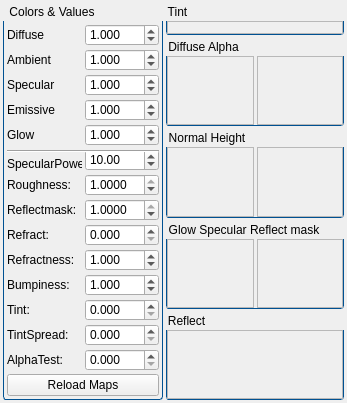
<?xml version="1.0" encoding="UTF-8"?>
<ui version="4.0">
 <class>GEW_MaterialEditorDialog</class>
 <widget class="QDialog" name="GEW_MaterialEditorDialog">
  <property name="geometry">
   <rect>
    <x>0</x>
    <y>0</y>
    <width>347</width>
    <height>398</height>
   </rect>
  </property>
  <property name="windowTitle">
   <string>Material Editor</string>
  </property>
  <property name="styleSheet">
   <string notr="true">QGroupBox
{
	background-color:transparent;
    border-bottom-left-radius: 3px;
    border-bottom-right-radius: 3px;
    border: 1px solid #005192;
    border-top: none;
    margin-top: 18px;
}
 
QGroupBox::title
{
	subcontrol-origin: margin;	
    background:url(:/assets/subWindowBackground);
    border-top-left-radius: 3px;
    border-top-right-radius: 3px;
    border: 1px solid #005192;
    border-bottom: none;
   background-color: qlineargradient(x1: 0, y1: 0, x2: 0, y2: 1, stop: 0 #005192, stop: 1 #002f60);
    padding: 2 5000 2 2; /* some large value, as QGrouBox actual width is not known */
    color: white; 
}
</string>
  </property>
  <layout class="QGridLayout" name="gridLayout">
   <property name="leftMargin">
    <number>3</number>
   </property>
   <property name="topMargin">
    <number>3</number>
   </property>
   <property name="rightMargin">
    <number>3</number>
   </property>
   <property name="bottomMargin">
    <number>3</number>
   </property>
   <property name="spacing">
    <number>3</number>
   </property>
   <item row="0" column="0" rowspan="5">
    <widget class="QGroupBox" name="groupBox_5">
     <property name="sizePolicy">
      <sizepolicy hsizetype="Preferred" vsizetype="Preferred">
       <horstretch>0</horstretch>
       <verstretch>0</verstretch>
      </sizepolicy>
     </property>
     <property name="maximumSize">
      <size>
       <width>160</width>
       <height>16777215</height>
      </size>
     </property>
     <property name="title">
      <string>Colors &amp;&amp; Values</string>
     </property>
     <property name="flat">
      <bool>true</bool>
     </property>
     <layout class="QGridLayout" name="gridLayout_2">
      <property name="leftMargin">
       <number>3</number>
      </property>
      <property name="topMargin">
       <number>3</number>
      </property>
      <property name="rightMargin">
       <number>3</number>
      </property>
      <property name="bottomMargin">
       <number>3</number>
      </property>
      <property name="spacing">
       <number>3</number>
      </property>
      <item row="3" column="1">
       <widget class="DoubleSpinBox" name="emissiveColorIntensity">
        <property name="sizePolicy">
         <sizepolicy hsizetype="Preferred" vsizetype="Fixed">
          <horstretch>0</horstretch>
          <verstretch>0</verstretch>
         </sizepolicy>
        </property>
        <property name="accelerated">
         <bool>true</bool>
        </property>
        <property name="decimals">
         <number>3</number>
        </property>
        <property name="maximum">
         <double>100.000000000000000</double>
        </property>
        <property name="singleStep">
         <double>0.001000000000000</double>
        </property>
        <property name="value">
         <double>1.000000000000000</double>
        </property>
       </widget>
      </item>
      <item row="0" column="1">
       <widget class="DoubleSpinBox" name="diffuseColorIntensity">
        <property name="sizePolicy">
         <sizepolicy hsizetype="Preferred" vsizetype="Fixed">
          <horstretch>0</horstretch>
          <verstretch>0</verstretch>
         </sizepolicy>
        </property>
        <property name="accelerated">
         <bool>true</bool>
        </property>
        <property name="decimals">
         <number>3</number>
        </property>
        <property name="maximum">
         <double>100.000000000000000</double>
        </property>
        <property name="singleStep">
         <double>0.001000000000000</double>
        </property>
        <property name="value">
         <double>1.000000000000000</double>
        </property>
       </widget>
      </item>
      <item row="4" column="1">
       <widget class="DoubleSpinBox" name="glowColorIntensity">
        <property name="sizePolicy">
         <sizepolicy hsizetype="Preferred" vsizetype="Fixed">
          <horstretch>0</horstretch>
          <verstretch>0</verstretch>
         </sizepolicy>
        </property>
        <property name="accelerated">
         <bool>true</bool>
        </property>
        <property name="decimals">
         <number>3</number>
        </property>
        <property name="maximum">
         <double>100.000000000000000</double>
        </property>
        <property name="singleStep">
         <double>0.001000000000000</double>
        </property>
        <property name="value">
         <double>1.000000000000000</double>
        </property>
       </widget>
      </item>
      <item row="6" column="1" rowspan="2">
       <widget class="DoubleSpinBox" name="specularPower">
        <property name="sizePolicy">
         <sizepolicy hsizetype="Minimum" vsizetype="Fixed">
          <horstretch>0</horstretch>
          <verstretch>0</verstretch>
         </sizepolicy>
        </property>
        <property name="accelerated">
         <bool>true</bool>
        </property>
        <property name="decimals">
         <number>2</number>
        </property>
        <property name="minimum">
         <double>0.000000000000000</double>
        </property>
        <property name="maximum">
         <double>100000.000000000000000</double>
        </property>
        <property name="singleStep">
         <double>0.010000000000000</double>
        </property>
        <property name="value">
         <double>10.000000000000000</double>
        </property>
       </widget>
      </item>
      <item row="7" column="0">
       <widget class="QLabel" name="label_7">
        <property name="sizePolicy">
         <sizepolicy hsizetype="Fixed" vsizetype="Fixed">
          <horstretch>0</horstretch>
          <verstretch>0</verstretch>
         </sizepolicy>
        </property>
        <property name="text">
         <string>SpecularPower:</string>
        </property>
       </widget>
      </item>
      <item row="8" column="0">
       <widget class="QLabel" name="label_8">
        <property name="sizePolicy">
         <sizepolicy hsizetype="Fixed" vsizetype="Fixed">
          <horstretch>0</horstretch>
          <verstretch>0</verstretch>
         </sizepolicy>
        </property>
        <property name="text">
         <string>Roughness:</string>
        </property>
       </widget>
      </item>
      <item row="5" column="0" rowspan="2" colspan="2">
       <widget class="Line" name="line">
        <property name="orientation">
         <enum>Qt::Horizontal</enum>
        </property>
       </widget>
      </item>
      <item row="1" column="1">
       <widget class="DoubleSpinBox" name="ambientColorIntensity">
        <property name="sizePolicy">
         <sizepolicy hsizetype="Preferred" vsizetype="Fixed">
          <horstretch>0</horstretch>
          <verstretch>0</verstretch>
         </sizepolicy>
        </property>
        <property name="accelerated">
         <bool>true</bool>
        </property>
        <property name="decimals">
         <number>3</number>
        </property>
        <property name="maximum">
         <double>100.000000000000000</double>
        </property>
        <property name="singleStep">
         <double>0.001000000000000</double>
        </property>
        <property name="value">
         <double>1.000000000000000</double>
        </property>
       </widget>
      </item>
      <item row="2" column="1">
       <widget class="DoubleSpinBox" name="specularColorIntensity">
        <property name="sizePolicy">
         <sizepolicy hsizetype="Preferred" vsizetype="Fixed">
          <horstretch>0</horstretch>
          <verstretch>0</verstretch>
         </sizepolicy>
        </property>
        <property name="accelerated">
         <bool>true</bool>
        </property>
        <property name="decimals">
         <number>3</number>
        </property>
        <property name="maximum">
         <double>100.000000000000000</double>
        </property>
        <property name="singleStep">
         <double>0.001000000000000</double>
        </property>
        <property name="value">
         <double>1.000000000000000</double>
        </property>
       </widget>
      </item>
      <item row="12" column="1">
       <widget class="DoubleSpinBox" name="bumpiness">
        <property name="sizePolicy">
         <sizepolicy hsizetype="Minimum" vsizetype="Fixed">
          <horstretch>0</horstretch>
          <verstretch>0</verstretch>
         </sizepolicy>
        </property>
        <property name="accelerated">
         <bool>true</bool>
        </property>
        <property name="decimals">
         <number>3</number>
        </property>
        <property name="minimum">
         <double>-99.000000000000000</double>
        </property>
        <property name="maximum">
         <double>99.000000000000000</double>
        </property>
        <property name="singleStep">
         <double>0.001000000000000</double>
        </property>
        <property name="value">
         <double>1.000000000000000</double>
        </property>
       </widget>
      </item>
      <item row="8" column="1">
       <widget class="DoubleSpinBox" name="roughness">
        <property name="sizePolicy">
         <sizepolicy hsizetype="Minimum" vsizetype="Fixed">
          <horstretch>0</horstretch>
          <verstretch>0</verstretch>
         </sizepolicy>
        </property>
        <property name="accelerated">
         <bool>true</bool>
        </property>
        <property name="decimals">
         <number>4</number>
        </property>
        <property name="minimum">
         <double>0.000000000000000</double>
        </property>
        <property name="maximum">
         <double>1.000000000000000</double>
        </property>
        <property name="singleStep">
         <double>0.000100000000000</double>
        </property>
        <property name="value">
         <double>1.000000000000000</double>
        </property>
       </widget>
      </item>
      <item row="9" column="0">
       <widget class="QLabel" name="label_14">
        <property name="sizePolicy">
         <sizepolicy hsizetype="Fixed" vsizetype="Fixed">
          <horstretch>0</horstretch>
          <verstretch>0</verstretch>
         </sizepolicy>
        </property>
        <property name="text">
         <string>Reflectmask:</string>
        </property>
       </widget>
      </item>
      <item row="18" column="1">
       <widget class="DoubleSpinBox" name="alphaTest">
        <property name="sizePolicy">
         <sizepolicy hsizetype="Minimum" vsizetype="Fixed">
          <horstretch>0</horstretch>
          <verstretch>0</verstretch>
         </sizepolicy>
        </property>
        <property name="accelerated">
         <bool>true</bool>
        </property>
        <property name="decimals">
         <number>3</number>
        </property>
        <property name="minimum">
         <double>0.000000000000000</double>
        </property>
        <property name="maximum">
         <double>99.000000000000000</double>
        </property>
        <property name="singleStep">
         <double>0.001000000000000</double>
        </property>
        <property name="value">
         <double>0.000000000000000</double>
        </property>
       </widget>
      </item>
      <item row="12" column="0">
       <widget class="QLabel" name="label_9">
        <property name="sizePolicy">
         <sizepolicy hsizetype="Fixed" vsizetype="Fixed">
          <horstretch>0</horstretch>
          <verstretch>0</verstretch>
         </sizepolicy>
        </property>
        <property name="text">
         <string>Bumpiness:</string>
        </property>
       </widget>
      </item>
      <item row="9" column="1">
       <widget class="DoubleSpinBox" name="reflectmask">
        <property name="sizePolicy">
         <sizepolicy hsizetype="Minimum" vsizetype="Fixed">
          <horstretch>0</horstretch>
          <verstretch>0</verstretch>
         </sizepolicy>
        </property>
        <property name="accelerated">
         <bool>true</bool>
        </property>
        <property name="decimals">
         <number>4</number>
        </property>
        <property name="minimum">
         <double>0.000000000000000</double>
        </property>
        <property name="maximum">
         <double>1.000000000000000</double>
        </property>
        <property name="singleStep">
         <double>0.000100000000000</double>
        </property>
        <property name="value">
         <double>1.000000000000000</double>
        </property>
       </widget>
      </item>
      <item row="11" column="0">
       <widget class="QLabel" name="label_11">
        <property name="sizePolicy">
         <sizepolicy hsizetype="Fixed" vsizetype="Fixed">
          <horstretch>0</horstretch>
          <verstretch>0</verstretch>
         </sizepolicy>
        </property>
        <property name="text">
         <string>Refractness:</string>
        </property>
       </widget>
      </item>
      <item row="19" column="0" colspan="2">
       <widget class="QPushButton" name="reloadMaps">
        <property name="text">
         <string>Reload Maps</string>
        </property>
        <property name="icon">
         <iconset resource="GEditor.qrc">
          <normaloff>:/Resources/MetroStyle/sinchronize.png</normaloff>:/Resources/MetroStyle/sinchronize.png</iconset>
        </property>
        <property name="autoDefault">
         <bool>false</bool>
        </property>
       </widget>
      </item>
      <item row="18" column="0">
       <widget class="QLabel" name="label_6">
        <property name="sizePolicy">
         <sizepolicy hsizetype="Fixed" vsizetype="Fixed">
          <horstretch>0</horstretch>
          <verstretch>0</verstretch>
         </sizepolicy>
        </property>
        <property name="text">
         <string>AlphaTest:</string>
        </property>
       </widget>
      </item>
      <item row="10" column="1">
       <widget class="DoubleSpinBox" name="refract">
        <property name="sizePolicy">
         <sizepolicy hsizetype="Minimum" vsizetype="Fixed">
          <horstretch>0</horstretch>
          <verstretch>0</verstretch>
         </sizepolicy>
        </property>
        <property name="accelerated">
         <bool>true</bool>
        </property>
        <property name="decimals">
         <number>3</number>
        </property>
        <property name="minimum">
         <double>0.000000000000000</double>
        </property>
        <property name="maximum">
         <double>1.000000000000000</double>
        </property>
        <property name="singleStep">
         <double>0.001000000000000</double>
        </property>
        <property name="value">
         <double>0.000000000000000</double>
        </property>
       </widget>
      </item>
      <item row="11" column="1">
       <widget class="DoubleSpinBox" name="refractness">
        <property name="sizePolicy">
         <sizepolicy hsizetype="Minimum" vsizetype="Fixed">
          <horstretch>0</horstretch>
          <verstretch>0</verstretch>
         </sizepolicy>
        </property>
        <property name="accelerated">
         <bool>true</bool>
        </property>
        <property name="decimals">
         <number>3</number>
        </property>
        <property name="minimum">
         <double>-99.000000000000000</double>
        </property>
        <property name="maximum">
         <double>99.000000000000000</double>
        </property>
        <property name="singleStep">
         <double>0.001000000000000</double>
        </property>
        <property name="value">
         <double>1.000000000000000</double>
        </property>
       </widget>
      </item>
      <item row="10" column="0">
       <widget class="QLabel" name="label_10">
        <property name="sizePolicy">
         <sizepolicy hsizetype="Fixed" vsizetype="Fixed">
          <horstretch>0</horstretch>
          <verstretch>0</verstretch>
         </sizepolicy>
        </property>
        <property name="text">
         <string>Refract:</string>
        </property>
       </widget>
      </item>
      <item row="21" column="1">
       <spacer name="verticalSpacer">
        <property name="orientation">
         <enum>Qt::Vertical</enum>
        </property>
        <property name="sizeHint" stdset="0">
         <size>
          <width>20</width>
          <height>40</height>
         </size>
        </property>
       </spacer>
      </item>
      <item row="15" column="1">
       <widget class="DoubleSpinBox" name="tint">
        <property name="sizePolicy">
         <sizepolicy hsizetype="Minimum" vsizetype="Fixed">
          <horstretch>0</horstretch>
          <verstretch>0</verstretch>
         </sizepolicy>
        </property>
        <property name="accelerated">
         <bool>true</bool>
        </property>
        <property name="decimals">
         <number>3</number>
        </property>
        <property name="minimum">
         <double>0.000000000000000</double>
        </property>
        <property name="maximum">
         <double>99.000000000000000</double>
        </property>
        <property name="singleStep">
         <double>0.001000000000000</double>
        </property>
        <property name="value">
         <double>0.000000000000000</double>
        </property>
       </widget>
      </item>
      <item row="15" column="0">
       <widget class="QLabel" name="label_13">
        <property name="sizePolicy">
         <sizepolicy hsizetype="Fixed" vsizetype="Fixed">
          <horstretch>0</horstretch>
          <verstretch>0</verstretch>
         </sizepolicy>
        </property>
        <property name="text">
         <string>Tint:</string>
        </property>
       </widget>
      </item>
      <item row="1" column="0">
       <layout class="QHBoxLayout" name="horizontalLayout_2">
        <item>
         <widget class="QLabel" name="label_2">
          <property name="sizePolicy">
           <sizepolicy hsizetype="Preferred" vsizetype="Fixed">
            <horstretch>0</horstretch>
            <verstretch>0</verstretch>
           </sizepolicy>
          </property>
          <property name="text">
           <string>Ambient</string>
          </property>
         </widget>
        </item>
        <item>
         <widget class="ColorSelector" name="ambientColor">
          <property name="sizePolicy">
           <sizepolicy hsizetype="Fixed" vsizetype="Preferred">
            <horstretch>0</horstretch>
            <verstretch>0</verstretch>
           </sizepolicy>
          </property>
         </widget>
        </item>
       </layout>
      </item>
      <item row="0" column="0">
       <layout class="QHBoxLayout" name="horizontalLayout">
        <item>
         <widget class="QLabel" name="label">
          <property name="sizePolicy">
           <sizepolicy hsizetype="Preferred" vsizetype="Fixed">
            <horstretch>0</horstretch>
            <verstretch>0</verstretch>
           </sizepolicy>
          </property>
          <property name="text">
           <string>Diffuse</string>
          </property>
         </widget>
        </item>
        <item>
         <widget class="ColorSelector" name="diffuseColor">
          <property name="sizePolicy">
           <sizepolicy hsizetype="Fixed" vsizetype="Preferred">
            <horstretch>0</horstretch>
            <verstretch>0</verstretch>
           </sizepolicy>
          </property>
         </widget>
        </item>
       </layout>
      </item>
      <item row="2" column="0">
       <layout class="QHBoxLayout" name="horizontalLayout_3">
        <item>
         <widget class="QLabel" name="label_3">
          <property name="sizePolicy">
           <sizepolicy hsizetype="Preferred" vsizetype="Fixed">
            <horstretch>0</horstretch>
            <verstretch>0</verstretch>
           </sizepolicy>
          </property>
          <property name="text">
           <string>Specular</string>
          </property>
         </widget>
        </item>
        <item>
         <widget class="ColorSelector" name="specularColor">
          <property name="sizePolicy">
           <sizepolicy hsizetype="Fixed" vsizetype="Preferred">
            <horstretch>0</horstretch>
            <verstretch>0</verstretch>
           </sizepolicy>
          </property>
         </widget>
        </item>
       </layout>
      </item>
      <item row="3" column="0">
       <layout class="QHBoxLayout" name="horizontalLayout_4">
        <item>
         <widget class="QLabel" name="label_4">
          <property name="sizePolicy">
           <sizepolicy hsizetype="Preferred" vsizetype="Fixed">
            <horstretch>0</horstretch>
            <verstretch>0</verstretch>
           </sizepolicy>
          </property>
          <property name="text">
           <string>Emissive</string>
          </property>
         </widget>
        </item>
        <item>
         <widget class="ColorSelector" name="emissiveColor">
          <property name="sizePolicy">
           <sizepolicy hsizetype="Fixed" vsizetype="Preferred">
            <horstretch>0</horstretch>
            <verstretch>0</verstretch>
           </sizepolicy>
          </property>
         </widget>
        </item>
       </layout>
      </item>
      <item row="4" column="0">
       <layout class="QHBoxLayout" name="horizontalLayout_5">
        <item>
         <widget class="QLabel" name="label_5">
          <property name="sizePolicy">
           <sizepolicy hsizetype="Preferred" vsizetype="Fixed">
            <horstretch>0</horstretch>
            <verstretch>0</verstretch>
           </sizepolicy>
          </property>
          <property name="text">
           <string>Glow</string>
          </property>
         </widget>
        </item>
        <item>
         <widget class="ColorSelector" name="glowColor">
          <property name="sizePolicy">
           <sizepolicy hsizetype="Fixed" vsizetype="Preferred">
            <horstretch>0</horstretch>
            <verstretch>0</verstretch>
           </sizepolicy>
          </property>
         </widget>
        </item>
       </layout>
      </item>
      <item row="16" column="1">
       <widget class="DoubleSpinBox" name="tintSpread">
        <property name="sizePolicy">
         <sizepolicy hsizetype="Minimum" vsizetype="Fixed">
          <horstretch>0</horstretch>
          <verstretch>0</verstretch>
         </sizepolicy>
        </property>
        <property name="accelerated">
         <bool>true</bool>
        </property>
        <property name="decimals">
         <number>3</number>
        </property>
        <property name="minimum">
         <double>0.000000000000000</double>
        </property>
        <property name="maximum">
         <double>99.000000000000000</double>
        </property>
        <property name="singleStep">
         <double>0.001000000000000</double>
        </property>
        <property name="value">
         <double>0.000000000000000</double>
        </property>
       </widget>
      </item>
      <item row="16" column="0">
       <widget class="QLabel" name="label_12">
        <property name="sizePolicy">
         <sizepolicy hsizetype="Fixed" vsizetype="Fixed">
          <horstretch>0</horstretch>
          <verstretch>0</verstretch>
         </sizepolicy>
        </property>
        <property name="text">
         <string>TintSpread:</string>
        </property>
       </widget>
      </item>
     </layout>
    </widget>
   </item>
   <item row="1" column="1">
    <widget class="QGroupBox" name="groupBox">
     <property name="title">
      <string>Diffuse Alpha</string>
     </property>
     <layout class="QGridLayout" name="gridLayout_4" rowstretch="0,0">
      <property name="leftMargin">
       <number>0</number>
      </property>
      <property name="topMargin">
       <number>0</number>
      </property>
      <property name="rightMargin">
       <number>0</number>
      </property>
      <property name="bottomMargin">
       <number>0</number>
      </property>
      <property name="spacing">
       <number>3</number>
      </property>
      <item row="1" column="0">
       <widget class="PictureBox" name="diffuseAlphaMap1">
        <property name="sizePolicy">
         <sizepolicy hsizetype="Ignored" vsizetype="Ignored">
          <horstretch>0</horstretch>
          <verstretch>0</verstretch>
         </sizepolicy>
        </property>
        <property name="minimumSize">
         <size>
          <width>32</width>
          <height>32</height>
         </size>
        </property>
        <property name="focusPolicy">
         <enum>Qt::ClickFocus</enum>
        </property>
        <property name="acceptDrops">
         <bool>true</bool>
        </property>
        <property name="frameShape">
         <enum>QFrame::StyledPanel</enum>
        </property>
        <property name="scaledContents">
         <bool>true</bool>
        </property>
       </widget>
      </item>
      <item row="1" column="1">
       <widget class="PictureBox" name="diffuseAlphaMap2">
        <property name="sizePolicy">
         <sizepolicy hsizetype="Ignored" vsizetype="Ignored">
          <horstretch>0</horstretch>
          <verstretch>0</verstretch>
         </sizepolicy>
        </property>
        <property name="minimumSize">
         <size>
          <width>32</width>
          <height>32</height>
         </size>
        </property>
        <property name="focusPolicy">
         <enum>Qt::ClickFocus</enum>
        </property>
        <property name="acceptDrops">
         <bool>true</bool>
        </property>
        <property name="frameShape">
         <enum>QFrame::StyledPanel</enum>
        </property>
        <property name="scaledContents">
         <bool>true</bool>
        </property>
       </widget>
      </item>
     </layout>
    </widget>
   </item>
   <item row="2" column="1">
    <widget class="QGroupBox" name="groupBox_2">
     <property name="title">
      <string>Normal Height</string>
     </property>
     <layout class="QGridLayout" name="gridLayout_5">
      <property name="leftMargin">
       <number>0</number>
      </property>
      <property name="topMargin">
       <number>0</number>
      </property>
      <property name="rightMargin">
       <number>0</number>
      </property>
      <property name="bottomMargin">
       <number>0</number>
      </property>
      <property name="spacing">
       <number>3</number>
      </property>
      <item row="0" column="0">
       <widget class="PictureBox" name="normalHeightMap1">
        <property name="sizePolicy">
         <sizepolicy hsizetype="Ignored" vsizetype="Ignored">
          <horstretch>0</horstretch>
          <verstretch>0</verstretch>
         </sizepolicy>
        </property>
        <property name="minimumSize">
         <size>
          <width>32</width>
          <height>32</height>
         </size>
        </property>
        <property name="focusPolicy">
         <enum>Qt::ClickFocus</enum>
        </property>
        <property name="acceptDrops">
         <bool>true</bool>
        </property>
        <property name="frameShape">
         <enum>QFrame::StyledPanel</enum>
        </property>
        <property name="scaledContents">
         <bool>true</bool>
        </property>
       </widget>
      </item>
      <item row="0" column="1">
       <widget class="PictureBox" name="normalHeightMap2">
        <property name="sizePolicy">
         <sizepolicy hsizetype="Ignored" vsizetype="Ignored">
          <horstretch>0</horstretch>
          <verstretch>0</verstretch>
         </sizepolicy>
        </property>
        <property name="minimumSize">
         <size>
          <width>32</width>
          <height>32</height>
         </size>
        </property>
        <property name="focusPolicy">
         <enum>Qt::ClickFocus</enum>
        </property>
        <property name="acceptDrops">
         <bool>true</bool>
        </property>
        <property name="frameShape">
         <enum>QFrame::StyledPanel</enum>
        </property>
        <property name="scaledContents">
         <bool>true</bool>
        </property>
       </widget>
      </item>
     </layout>
    </widget>
   </item>
   <item row="3" column="1">
    <widget class="QGroupBox" name="groupBox_3">
     <property name="title">
      <string>Glow Specular Reflect mask</string>
     </property>
     <layout class="QGridLayout" name="gridLayout_6">
      <property name="leftMargin">
       <number>0</number>
      </property>
      <property name="topMargin">
       <number>0</number>
      </property>
      <property name="rightMargin">
       <number>0</number>
      </property>
      <property name="bottomMargin">
       <number>0</number>
      </property>
      <property name="spacing">
       <number>3</number>
      </property>
      <item row="0" column="1">
       <widget class="PictureBox" name="glowSpecularReflectMaskMap2">
        <property name="sizePolicy">
         <sizepolicy hsizetype="Ignored" vsizetype="Ignored">
          <horstretch>0</horstretch>
          <verstretch>0</verstretch>
         </sizepolicy>
        </property>
        <property name="minimumSize">
         <size>
          <width>32</width>
          <height>32</height>
         </size>
        </property>
        <property name="focusPolicy">
         <enum>Qt::ClickFocus</enum>
        </property>
        <property name="acceptDrops">
         <bool>true</bool>
        </property>
        <property name="frameShape">
         <enum>QFrame::StyledPanel</enum>
        </property>
        <property name="scaledContents">
         <bool>true</bool>
        </property>
       </widget>
      </item>
      <item row="0" column="0">
       <widget class="PictureBox" name="glowSpecularReflectMaskMap1">
        <property name="sizePolicy">
         <sizepolicy hsizetype="Ignored" vsizetype="Ignored">
          <horstretch>0</horstretch>
          <verstretch>0</verstretch>
         </sizepolicy>
        </property>
        <property name="minimumSize">
         <size>
          <width>32</width>
          <height>32</height>
         </size>
        </property>
        <property name="focusPolicy">
         <enum>Qt::ClickFocus</enum>
        </property>
        <property name="acceptDrops">
         <bool>true</bool>
        </property>
        <property name="frameShape">
         <enum>QFrame::StyledPanel</enum>
        </property>
        <property name="scaledContents">
         <bool>true</bool>
        </property>
       </widget>
      </item>
     </layout>
    </widget>
   </item>
   <item row="4" column="1">
    <widget class="QGroupBox" name="groupBox_4">
     <property name="title">
      <string>Reflect</string>
     </property>
     <layout class="QGridLayout" name="gridLayout_7">
      <property name="leftMargin">
       <number>0</number>
      </property>
      <property name="topMargin">
       <number>0</number>
      </property>
      <property name="rightMargin">
       <number>0</number>
      </property>
      <property name="bottomMargin">
       <number>0</number>
      </property>
      <property name="horizontalSpacing">
       <number>3</number>
      </property>
      <item row="0" column="0">
       <widget class="PictureBox" name="reflectMap">
        <property name="sizePolicy">
         <sizepolicy hsizetype="Ignored" vsizetype="Ignored">
          <horstretch>0</horstretch>
          <verstretch>0</verstretch>
         </sizepolicy>
        </property>
        <property name="minimumSize">
         <size>
          <width>32</width>
          <height>32</height>
         </size>
        </property>
        <property name="focusPolicy">
         <enum>Qt::ClickFocus</enum>
        </property>
        <property name="acceptDrops">
         <bool>true</bool>
        </property>
        <property name="frameShape">
         <enum>QFrame::StyledPanel</enum>
        </property>
        <property name="text">
         <string/>
        </property>
        <property name="scaledContents">
         <bool>true</bool>
        </property>
        <property name="filter">
         <string>Texture files(*.dds)</string>
        </property>
       </widget>
      </item>
     </layout>
    </widget>
   </item>
   <item row="0" column="1">
    <widget class="QGroupBox" name="groupBox_6">
     <property name="sizePolicy">
      <sizepolicy hsizetype="Preferred" vsizetype="Fixed">
       <horstretch>0</horstretch>
       <verstretch>0</verstretch>
      </sizepolicy>
     </property>
     <property name="maximumSize">
      <size>
       <width>16777215</width>
       <height>32</height>
      </size>
     </property>
     <property name="title">
      <string>Tint</string>
     </property>
     <layout class="QGridLayout" name="gridLayout_8">
      <property name="leftMargin">
       <number>0</number>
      </property>
      <property name="topMargin">
       <number>0</number>
      </property>
      <property name="rightMargin">
       <number>0</number>
      </property>
      <property name="bottomMargin">
       <number>0</number>
      </property>
      <property name="horizontalSpacing">
       <number>3</number>
      </property>
      <item row="0" column="0">
       <widget class="PictureBox" name="tintMap">
        <property name="sizePolicy">
         <sizepolicy hsizetype="Ignored" vsizetype="Fixed">
          <horstretch>0</horstretch>
          <verstretch>0</verstretch>
         </sizepolicy>
        </property>
        <property name="minimumSize">
         <size>
          <width>32</width>
          <height>8</height>
         </size>
        </property>
        <property name="focusPolicy">
         <enum>Qt::ClickFocus</enum>
        </property>
        <property name="acceptDrops">
         <bool>true</bool>
        </property>
        <property name="frameShape">
         <enum>QFrame::StyledPanel</enum>
        </property>
        <property name="text">
         <string/>
        </property>
        <property name="scaledContents">
         <bool>true</bool>
        </property>
        <property name="filter">
         <string>Texture files(*.png *.jpg *.bmp *.dds *.tga)</string>
        </property>
       </widget>
      </item>
     </layout>
    </widget>
   </item>
  </layout>
 </widget>
 <customwidgets>
  <customwidget>
   <class>PictureBox</class>
   <extends>QLabel</extends>
   <header>PictureBox.h</header>
  </customwidget>
  <customwidget>
   <class>DoubleSpinBox</class>
   <extends>QDoubleSpinBox</extends>
   <header>DoubleSpinBox.h</header>
  </customwidget>
  <customwidget>
   <class>ColorPreview</class>
   <extends>QWidget</extends>
   <header>ColorPreview.h</header>
  </customwidget>
  <customwidget>
   <class>ColorSelector</class>
   <extends>ColorPreview</extends>
   <header>ColorSelector.h</header>
  </customwidget>
 </customwidgets>
 <tabstops>
  <tabstop>diffuseColorIntensity</tabstop>
  <tabstop>ambientColorIntensity</tabstop>
  <tabstop>specularColorIntensity</tabstop>
  <tabstop>emissiveColorIntensity</tabstop>
  <tabstop>glowColorIntensity</tabstop>
  <tabstop>specularPower</tabstop>
  <tabstop>roughness</tabstop>
  <tabstop>reflectmask</tabstop>
  <tabstop>refract</tabstop>
  <tabstop>refractness</tabstop>
  <tabstop>bumpiness</tabstop>
  <tabstop>tint</tabstop>
  <tabstop>tintSpread</tabstop>
  <tabstop>alphaTest</tabstop>
  <tabstop>reloadMaps</tabstop>
 </tabstops>
 <resources>
  <include location="GEditor.qrc"/>
 </resources>
 <connections/>
</ui>
